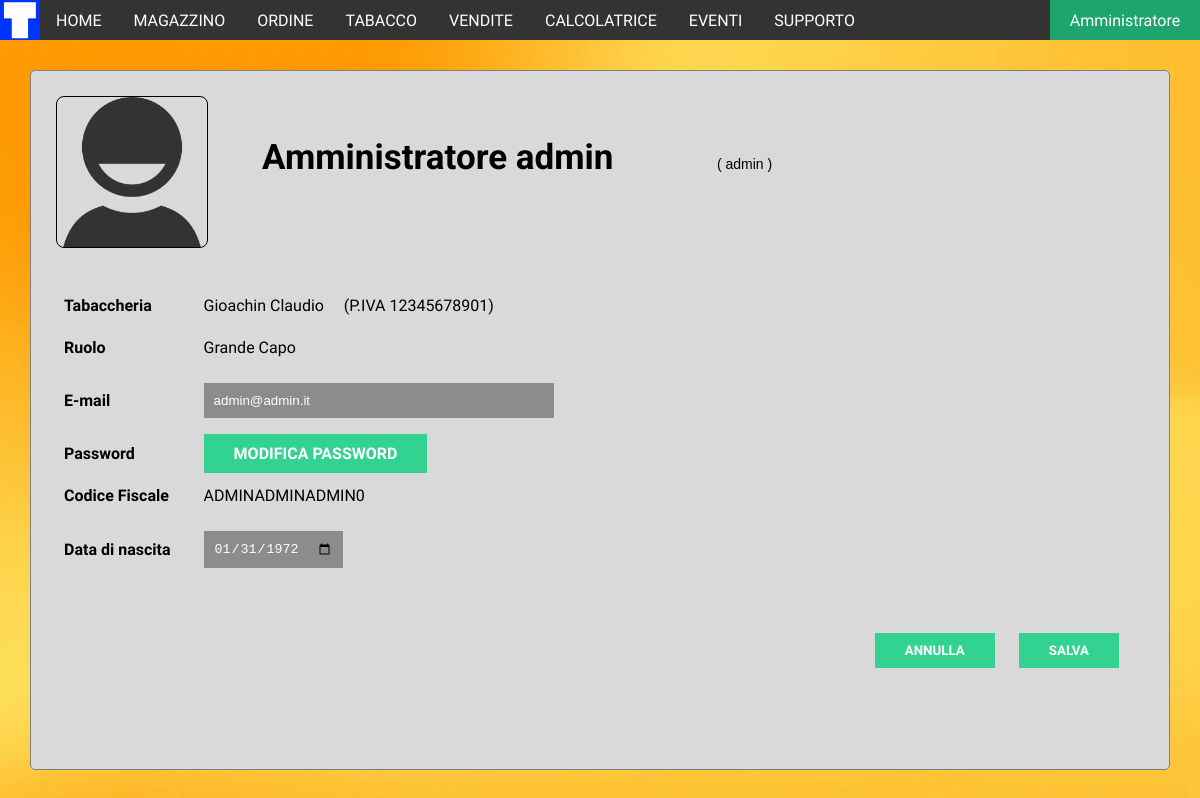
The app's page /profile.php (signed in) with its own data.
### tables this page shows
CREATE TABLE `utenti` (
  `username` varchar(30) NOT NULL,
  `email` text NOT NULL,
  `password` varchar(128) NOT NULL,
  `nome` varchar(30) NOT NULL,
  `cognome` varchar(30) DEFAULT NULL,
  `cf` varchar(16) DEFAULT NULL,
  `immagine` text,
  `ruolo` varchar(30) DEFAULT NULL,
  `admin` tinyint(1) NOT NULL,
  `datanascita` date DEFAULT NULL,
  `tabaccheria` int(11) NOT NULL,
  `comune` varchar(75) NOT NULL,
  `provincia` varchar(2) NOT NULL
);

CREATE TABLE `tabaccheria` (
  `numero` int(11) NOT NULL,
  `piva` varchar(11) NOT NULL,
  `nome` text NOT NULL,
  `localita` text,
  `indirizzo` text,
  `n_civico` varchar(10) DEFAULT NULL,
  `tel` varchar(16) DEFAULT NULL,
  `fax` varchar(16) DEFAULT NULL,
  `ordine_to_magazzino` tinyint(4) NOT NULL,
  `comune` varchar(75) NOT NULL,
  `provincia` varchar(2) NOT NULL
);

### php/session.php (called while the page is built, shortened)
<?php
include ('connetti.php');
$logged_user = $_SESSION['user'];
$tabaccheria_numero = $_SESSION['num_tabaccheria'];
$tabaccheria_provincia = $_SESSION['provincia'];
$tabaccheria_comune = $_SESSION['comune'];
$query = "SELECT * FROM Tabaccheria WHERE numero = '".$tabaccheria_numero."' AND provincia = '".$tabaccheria_provincia."' AND comune = '".$tabaccheria_comune."';";
$result = mysqli_query($conn, $query);
$tabaccheria_row = mysqli_fetch_array($result);
$tabaccheria_nome = $tabaccheria_row["nome"];
$query = "SELECT * FROM Utenti WHERE username = '".$logged_user."' AND password = '".$_SESSION['password']."';";
$result = mysqli_query($conn, $query);
$user_db_row = mysqli_fetch_array($result);
?>

### profile.php (the view, shortened to what this page needs)
<?php
   include("php/session.php");
?>
<html>
	<head>
		<link rel="stylesheet" href="css/navigation.css">
		<link rel="stylesheet" href="css/gestionale.css">
		<link rel="stylesheet" href="css/base.css">
		<link rel="stylesheet" href="css/modal.css">
		<link rel="stylesheet" href="css/forms.css">
		<link rel="stylesheet" href="css/tableforms.css">
		<link rel="stylesheet" href="css/popup.css">
	</head>
	<body>
		<?php
			include("navigation.php");
		?>
		<div class=box>
			<form action="php/editprofile.php" method=POST>
				<span class=tooltipbase>
					<img src="images\user.png" class=userimage id=userimage>
				</span>
				<span id=name class=name>
					<input type=text id=nome name=nome class=nome value='<?php
						echo $user_db_row["nome"]." ".$user_db_row["cognome"]; ?>' maxlenght=60 disabled>
				</span>
				<span id=username class=username>(
					<?php
					echo $logged_user;
					?>
					)</span>
				<p>
					<table id=dati>
						<tr>
							<td><b>Tabaccheria</b></td>
							<td><span style="margin-left:10px;">
								<?php echo $tabaccheria_nome; ?> &nbsp &nbsp (P.IVA <?php echo $tabaccheria_row["piva"]; ?>)
							</span></td>
						</tr>
						<tr>
							<td><b>Ruolo</b></td>
							<td><span style="margin-left:10px;">
							<?php
							echo $user_db_row["ruolo"];
							?>
							<span/></td>
						</tr>
						<tr>
							<td><b>E-mail</b></td>
							<td><input class=email type=email id=email name="email" required value='
							<?php
							echo $user_db_row["email"];
							?>
							'/></td>
						</tr>
						<tr>
							<td><b>Password</b></td>
							<td>
								<a href="editpw.php" class=tasto>MODIFICA PASSWORD</a>
							</td>
						</tr>
						<tr>
							<td><b>Codice Fiscale</b></td>
							<td><span style="margin-left:10px;">
							<?php
							echo $user_db_row["cf"];
							?>
							<span/></td>
						</tr>
						<tr>
							<td><b>Data di nascita</b></td>
							<td><input type=date name="datanascita" value='<?php echo $user_db_row["datanascita"]; ?>'/></td>
						</tr>
					</table>
				</p>
				<div class=apply>
					<input type=button class=tasto value="ANNULLA" onclick="window.location.href='profile.php';"/>
					<input type=submit class=tasto value="SALVA"/>
				</div>
			</form>
		</div>
	</body>
</html>

### css/navigation.css (style rules this page uses)
body { margin: 0; }

### css/gestionale.css (style rules this page uses)
.box { position: absolute; background-color: #d9d9d9; top: 70px; left: 30px; bottom: 30px; right: 30px; border: solid 1px gray; border-radius: 5px; padding: 10px; overflow: auto; }

### css/base.css (style rules this page uses)
body { font-family: 'RobotoDraft', Arial, sans-serif; }
a { text-decoration: none; }

### css/forms.css (style rules this page uses)
input, select { padding:10px 10px; margin: 3px 10px; border:none; background:#8C8C8C; text-decoration: none; color: white; }
.tasto { font-family: "RobotoDraft", "Roboto", sans-serif; background: #32D390; border: 0; margin-left: 10px; padding: 10px 30px; text-decoration: none; font-weight: bold; color: white; }
div.apply { float: right; margin: 30px; }

### css/tableforms.css (style rules this page uses)
#dati { padding: 10px; margin-left: 10px; border: none; }
#dati td { padding-top: 20px; padding-right: 20px; }

### profile.php (style rules this page uses)
img.userimage { margin-top: 15px; margin-left: 15px; border: solid black 1px; border-radius: 8px; height: 150px; width: 150px; vertical-align: middle; cursor: pointer; }
.tooltipbase { position: relative; display: inline-block; }
.name { margin-left: 30px; position: relative; display: inline-block; }
.username { font-family: Arial, sans-serif; font-size: 14px; margin-left: 20px; }
input.email { min-width: 350px; }
input.nome { background: transparent; font-family: 'Century Gothic', 'Roboto', Arial, sans-serif; font-size: 35px; font-weight: bold; border: hidden; color: #757575; }
input.nome[disabled] { color: black; }

### records on screen
utenti: nome "Amministratore admin", ruolo "Grande Capo", email "admin@admin.it", cf "ADMINADMINADMIN0", datanascita "01/31/1972"
tabaccheria: nome "Gioachin Claudio", piva "12345678901"

### other values on screen
$logged_user_nome "Amministratore"
$logged_user "admin"
